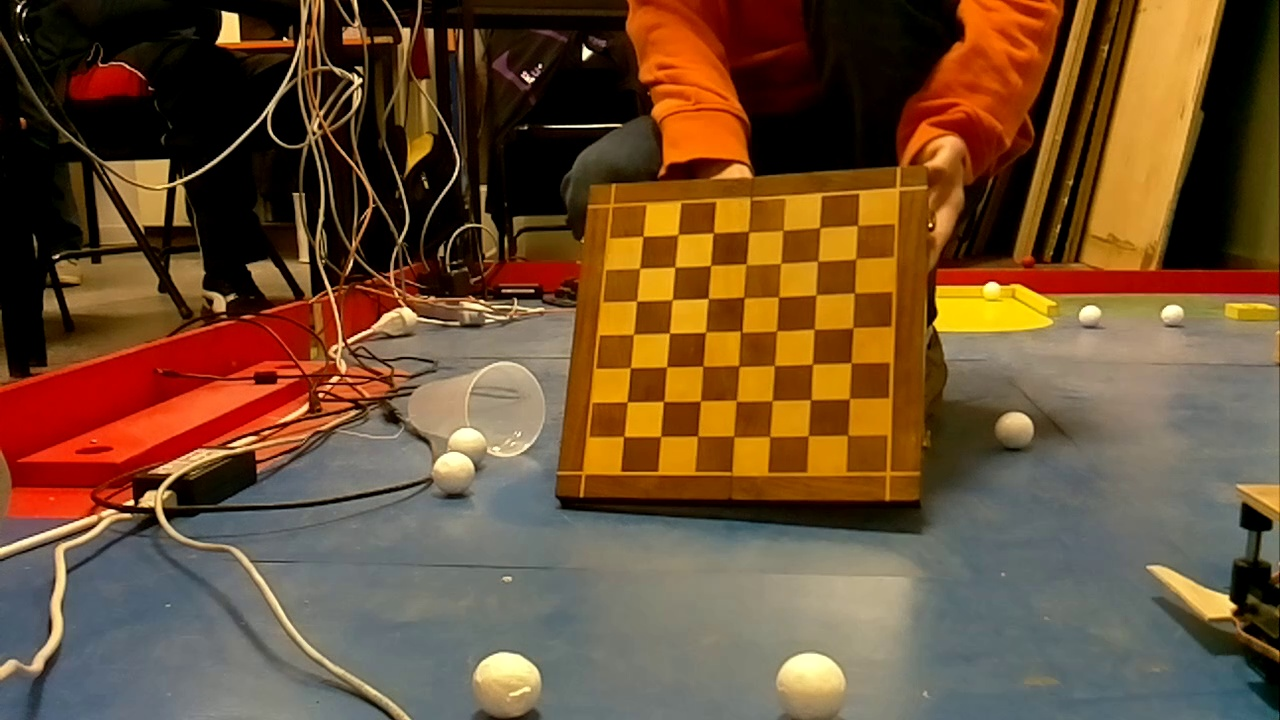
#> input picture Informatique/MachineLearning/Python/chessboard/valid/shoot_0.jpg, 1280 x 720 px; its folder holds 4 pictures in this run
$ python camCalibration.py
#> lines starting #> are read from the running program, lines starting #| are printed output that depends on the picture; after the words box and inside, x2 and y2 are one past the last pixel; in counts of white or black regions, pixels touching at a corner belong together
import numpy as np
import cv2
import glob
import pickle

# termination criteria
criteria = (cv2.TERM_CRITERIA_EPS + cv2.TERM_CRITERIA_MAX_ITER, 30, 0.001)

# prepare object points, like (0,0,0), (1,0,0), (2,0,0) ....,(6,5,0)
objp = np.zeros((6*7,3), np.float32)
objp[:,:2] = np.mgrid[0:7,0:6].T.reshape(-1,2)

# Arrays to store object points and image points from all the images.
objpoints = [] # 3d point in real world space
imgpoints = [] # 2d points in image plane.

images = glob.glob('chessboard/valid/*.jpg')

for fname in images:
    img = cv2.imread(fname)
#> img is the input picture: shape (720, 1280, 3); mean B, G, R 51.1, 78.9, 109.5
    gray = cv2.cvtColor(img,cv2.COLOR_BGR2GRAY)
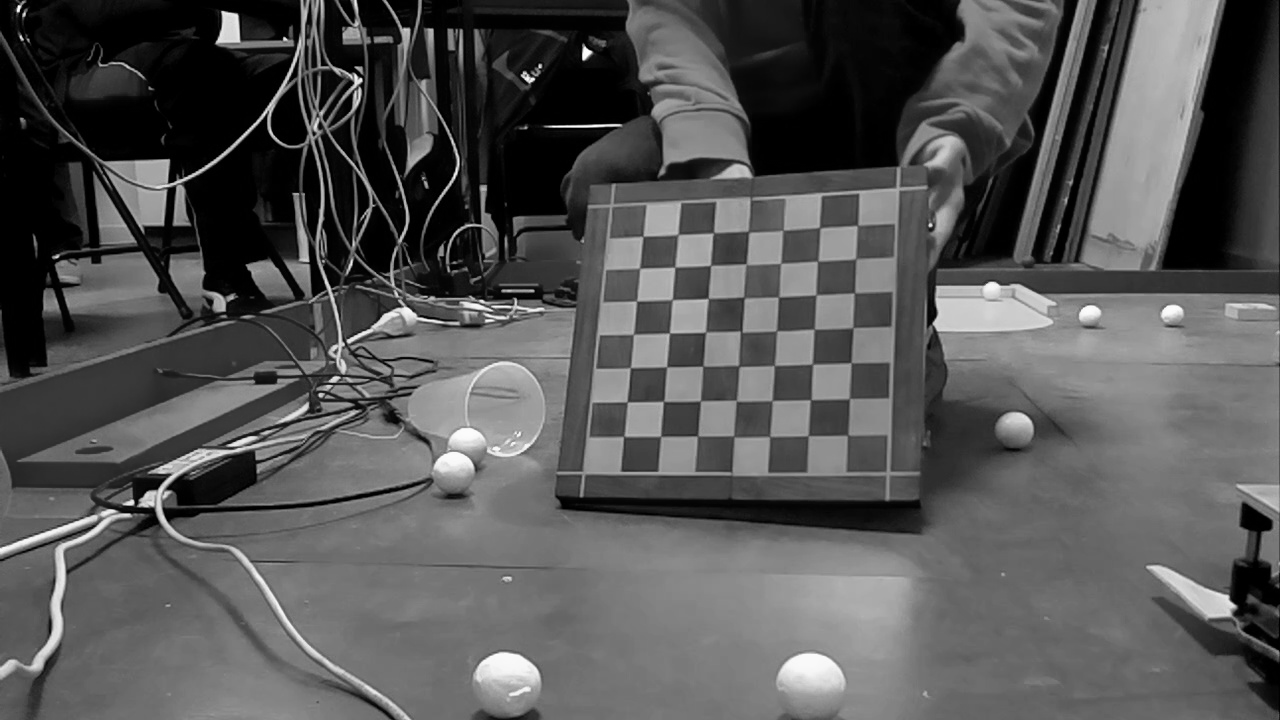
#> gray: shape (720, 1280); min 0, max 253, mean 84.9

    # Find the chess board corners
    ret, corners = cv2.findChessboardCorners(gray, (7,6),None)
#> ret = False; corners = None

    # If found, add object points, image points (after refining them)
    if ret == True:
        objpoints.append(objp)

        cv2.cornerSubPix(gray,corners,(11,11),(-1,-1),criteria)
        imgpoints.append(corners)

        # Draw and display the corners
        cv2.drawChessboardCorners(img, (7,6), corners,ret)
        cv2.imshow('img',img)
        cv2.waitKey(0)
#> pass 2 of the loop `for fname in images:`:
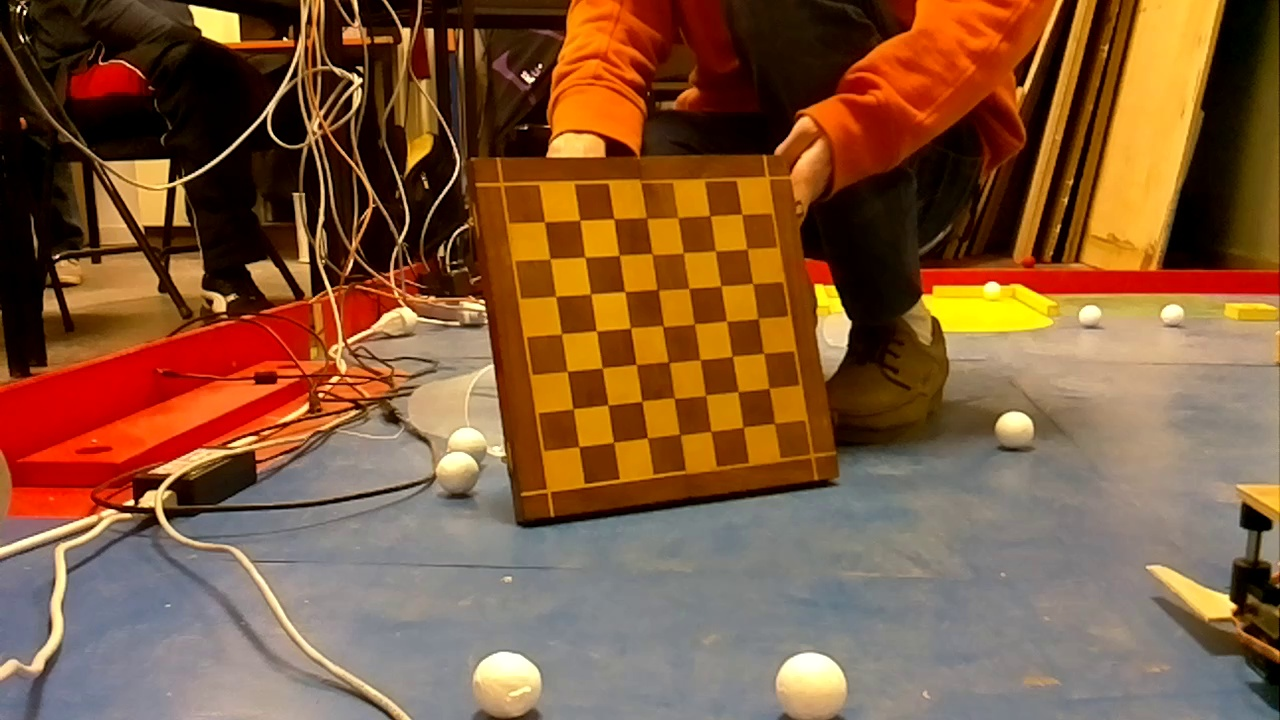
#> input picture Informatique/MachineLearning/Python/chessboard/valid/shoot_1.jpg, 1280 x 720 px
#> img is the input picture: shape (720, 1280, 3); mean B, G, R 59.1, 89.5, 130.7
#> `gray = cv2.cvtColor(img,cv2.COLOR_BGR2GRAY)`:
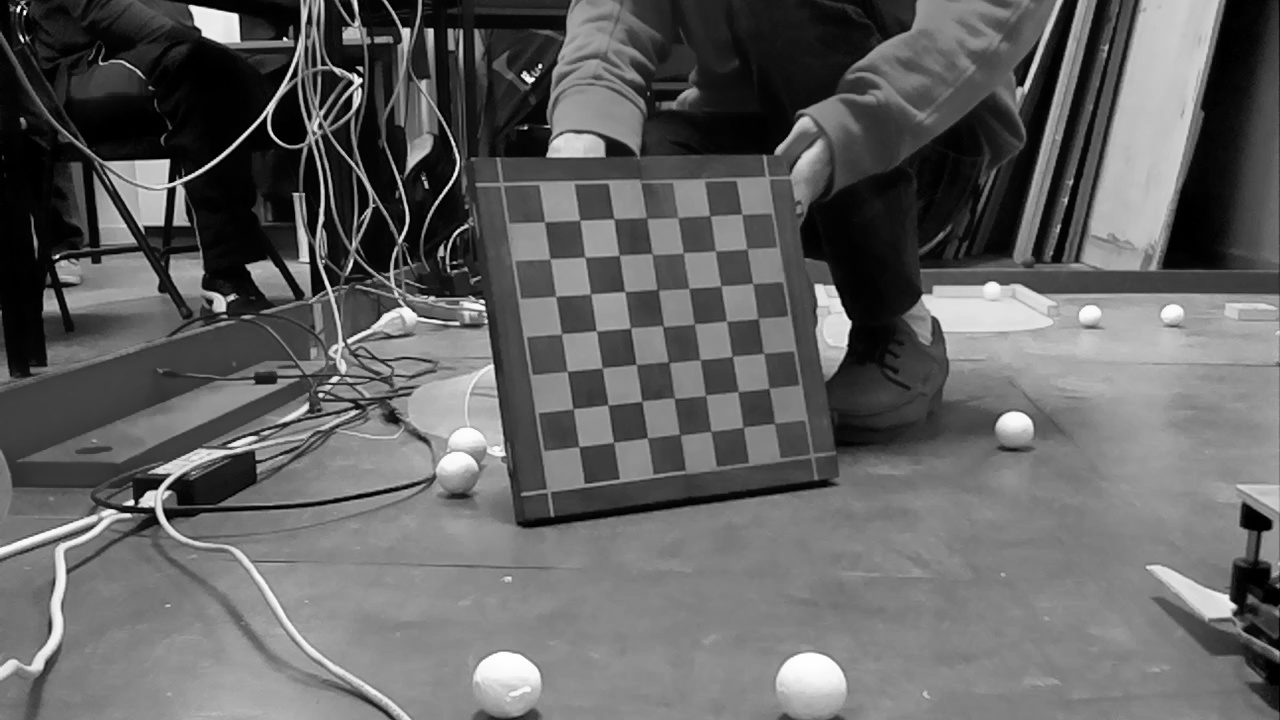
#> gray: shape (720, 1280); min 0, max 255, mean 98.3
#> pass 3 of the loop `for fname in images:`:
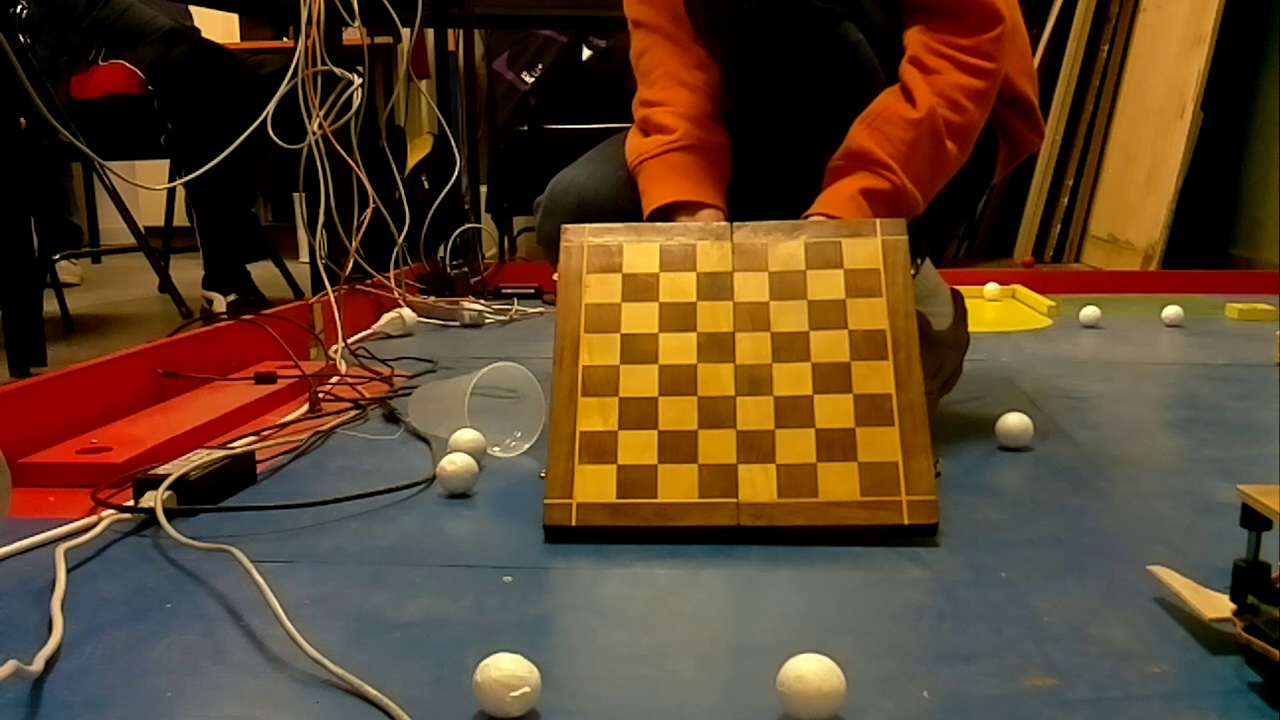
#> input picture Informatique/MachineLearning/Python/chessboard/valid/shoot_2.jpg, 1280 x 720 px
#> img is the input picture: shape (720, 1280, 3); mean B, G, R 42.1, 65.4, 90.5
#> `gray = cv2.cvtColor(img,cv2.COLOR_BGR2GRAY)`:
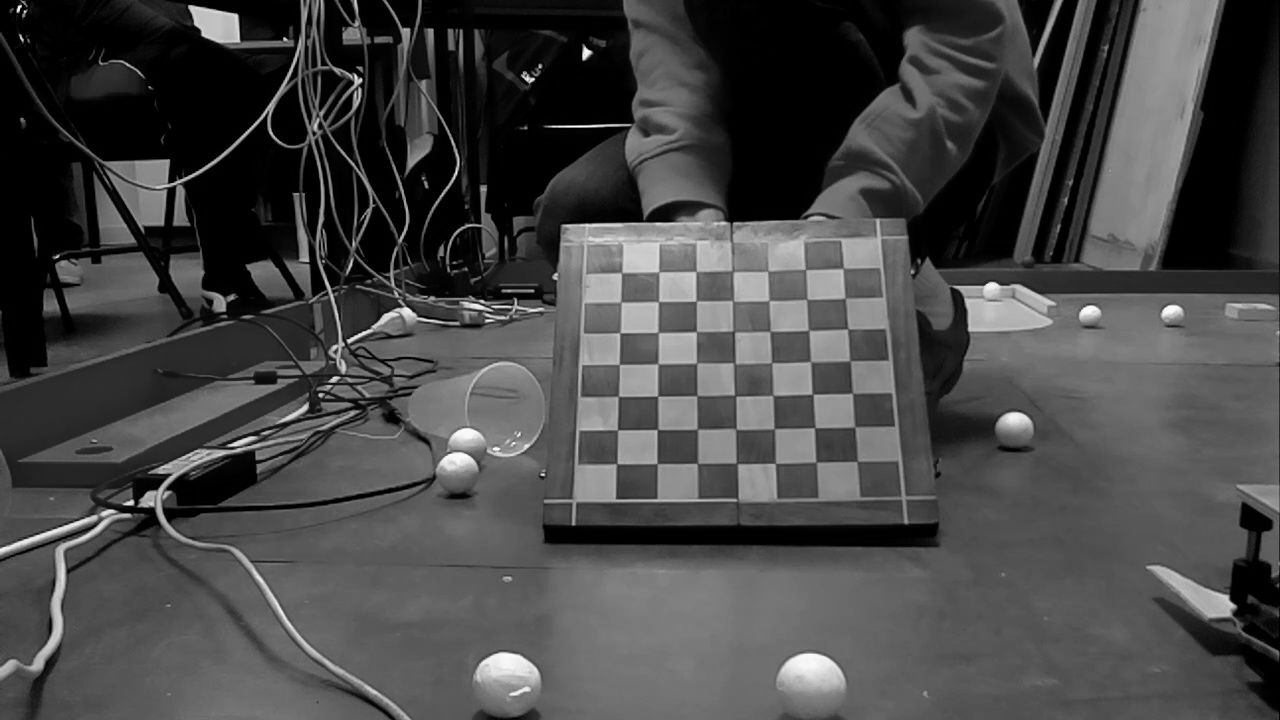
#> gray: shape (720, 1280); min 0, max 253, mean 70.2
#> ret = True; corners = 42 rows, first 8: [857.1, 461.4], [815.9, 461.9], [775.1, 463.5], [736.7, 463.4], [697.2, 463.4], [657, 463.5], [616.7, 463.7], [854.7, 426.9]
#> `cv2.drawChessboardCorners(img, (7,6), corners,ret)`:
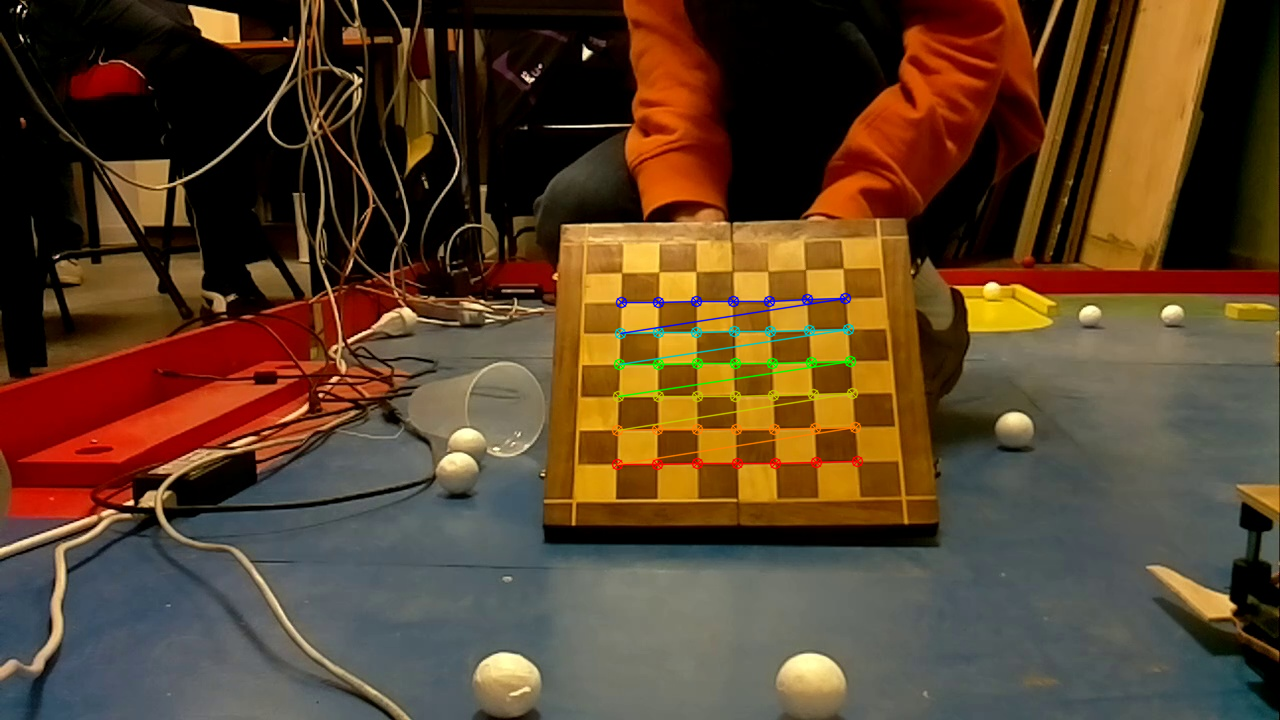
#> img: shape (720, 1280, 3); 1.17% of pixels changed, all inside (x1, y1, x2, y2) = (611, 292, 864, 471)
#> the loop made 4 passes; the first 3 are shown

calibParam = cv2.calibrateCamera(objpoints, imgpoints, gray.shape[::-1],None,None)
with open('calibParam.dat', 'w') as file:
        pickler = pickle.Pickler(file)
#> (the run stopped early here; a loop or call above may not have finished)
